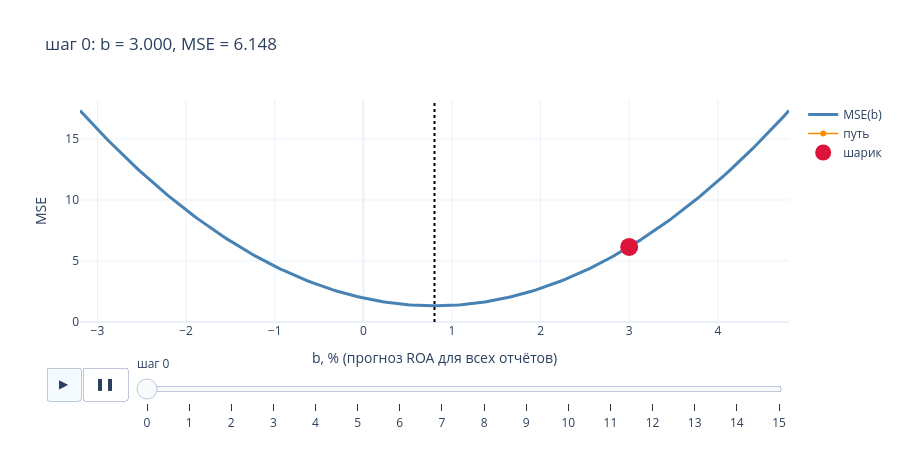

The notebook cell this image was saved under:
### Code cell
# Ручки: темп обучения, старт и число шагов. Нажмите ▶ под рисунком
learning_rate = 1.5
start = 3.0
n_steps = 15
show_descent_1d(learning_rate, start, n_steps)

### Figure 1 — Plotly figure (JSON) as saved in the notebook; plotly's stock layout.template omitted (floating-point values rounded to 4 significant figures; data arrays with more than 128 entries replaced by an {"elided": "..."} marker saying what was removed)
{"data": [{"line": {"color": "steelblue", "width": 3}, "mode": "lines", "name": "MSE(b)", "type": "scatter", "x": {"elided": "200 float values"}, "y": {"elided": "200 float values"}}, {"line": {"color": "darkorange", "width": 1.5}, "marker": {"size": 6}, "mode": "lines+markers", "name": "путь", "type": "scatter", "x": [3.0], "y": [6.148]}, {"marker": {"color": "crimson", "size": 18}, "mode": "markers", "name": "шарик", "type": "scatter", "x": [3.0], "y": [6.148]}], "layout": {"height": 450, "shapes": [{"line": {"color": "black", "dash": "dot"}, "type": "line", "x0": 0.8031, "x1": 0.8031, "xref": "x", "y0": 0, "y1": 1, "yref": "y domain"}], "sliders": [{"active": 0, "currentvalue": {"prefix": "шаг "}, "len": 0.92, "pad": {"b": 10, "t": 30}, "steps": [{"args": [["0"], {"frame": {"duration": 0, "redraw": true}, "mode": "immediate", "transition": {"duration": 0}}], "label": "0", "method": "animate"}, {"args": [["1"], {"frame": {"duration": 0, "redraw": true}, "mode": "immediate", "transition": {"duration": 0}}], "label": "1", "method": "animate"}, {"args": [["2"], {"frame": {"duration": 0, "redraw": true}, "mode": "immediate", "transition": {"duration": 0}}], "label": "2", "method": "animate"}, {"args": [["3"], {"frame": {"duration": 0, "redraw": true}, "mode": "immediate", "transition": {"duration": 0}}], "label": "3", "method": "animate"}, {"args": [["4"], {"frame": {"duration": 0, "redraw": true}, "mode": "immediate", "transition": {"duration": 0}}], "label": "4", "method": "animate"}, {"args": [["5"], {"frame": {"duration": 0, "redraw": true}, "mode": "immediate", "transition": {"duration": 0}}], "label": "5", "method": "animate"}, {"args": [["6"], {"frame": {"duration": 0, "redraw": true}, "mode": "immediate", "transition": {"duration": 0}}], "label": "6", "method": "animate"}, {"args": [["7"], {"frame": {"duration": 0, "redraw": true}, "mode": "immediate", "transition": {"duration": 0}}], "label": "7", "method": "animate"}, {"args": [["8"], {"frame": {"duration": 0, "redraw": true}, "mode": "immediate", "transition": {"duration": 0}}], "label": "8", "method": "animate"}, {"args": [["9"], {"frame": {"duration": 0, "redraw": true}, "mode": "immediate", "transition": {"duration": 0}}], "label": "9", "method": "animate"}, {"args": [["10"], {"frame": {"duration": 0, "redraw": true}, "mode": "immediate", "transition": {"duration": 0}}], "label": "10", "method": "animate"}, {"args": [["11"], {"frame": {"duration": 0, "redraw": true}, "mode": "immediate", "transition": {"duration": 0}}], "label": "11", "method": "animate"}, {"args": [["12"], {"frame": {"duration": 0, "redraw": true}, "mode": "immediate", "transition": {"duration": 0}}], "label": "12", "method": "animate"}, {"args": [["13"], {"frame": {"duration": 0, "redraw": true}, "mode": "immediate", "transition": {"duration": 0}}], "label": "13", "method": "animate"}, {"args": [["14"], {"frame": {"duration": 0, "redraw": true}, "mode": "immediate", "transition": {"duration": 0}}], "label": "14", "method": "animate"}, {"args": [["15"], {"frame": {"duration": 0, "redraw": true}, "mode": "immediate", "transition": {"duration": 0}}], "label": "15", "method": "animate"}], "x": 0.08, "y": 0, "yanchor": "top"}], "title": {"text": "шаг 0: b = 3.000, MSE = 6.148"}, "updatemenus": [{"buttons": [{"args": [null, {"frame": {"duration": 500, "redraw": true}, "fromcurrent": true, "transition": {"duration": 0}}], "label": "▶", "method": "animate"}, {"args": [[null], {"frame": {"duration": 0, "redraw": false}, "mode": "immediate"}], "label": "❚❚", "method": "animate"}], "direction": "left", "pad": {"r": 10, "t": 45}, "type": "buttons", "x": 0.08, "xanchor": "right", "y": 0, "yanchor": "top"}], "width": 900, "xaxis": {"range": [-3.197, 4.803], "title": {"text": "b, % (прогноз ROA для всех отчётов)"}}, "yaxis": {"range": [0, 18.19], "title": {"text": "MSE"}}}}
